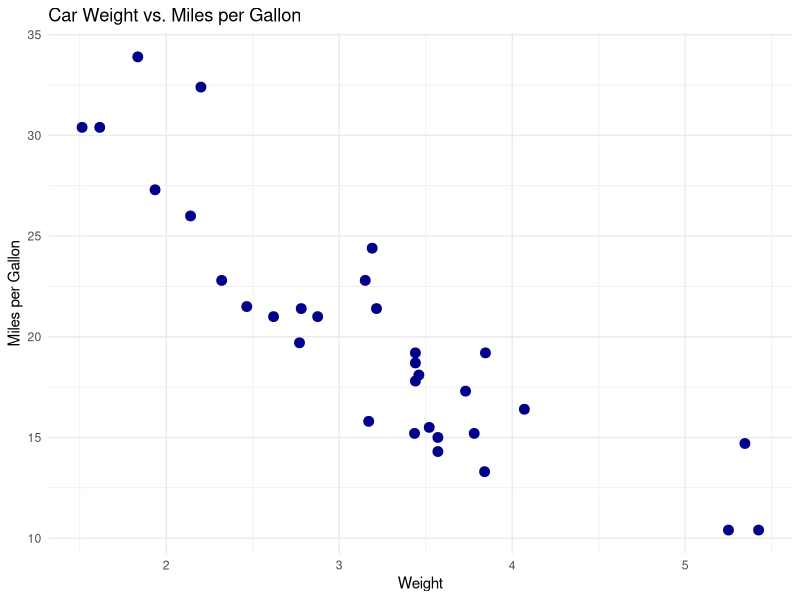

Source code (R):
# =========================================================
# Exercise 1 – Basic Scatter Plot
# Dataset: mtcars
#
# Goal:
# A simple clean scatter plot
#
# Visual idea:
# Points spread diagonally, no colors, just clean minimal style
#
# Tasks:
# 1. Create a scatter plot of wt (weight) vs mpg.
# 2. Add axis labels and a title.
# 3. Set all points to a fixed color (e.g., dark blue).
# 4. Increase point size.
# 5. Apply theme_minimal().
# =========================================================

library(tidyverse)

view(mtcars)

mtcars %>%
  ggplot(aes(wt, mpg))+
  geom_point(color="darkblue",
                 size = 3)+
  labs(title="Car Weight vs. Miles per Gallon",
       x="Weight",
       y="Miles per Gallon")+
  theme_minimal()
